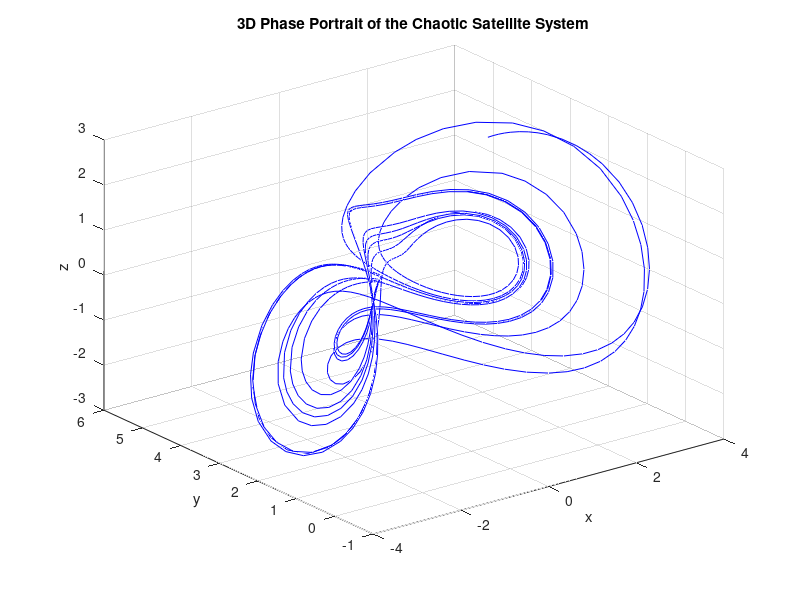
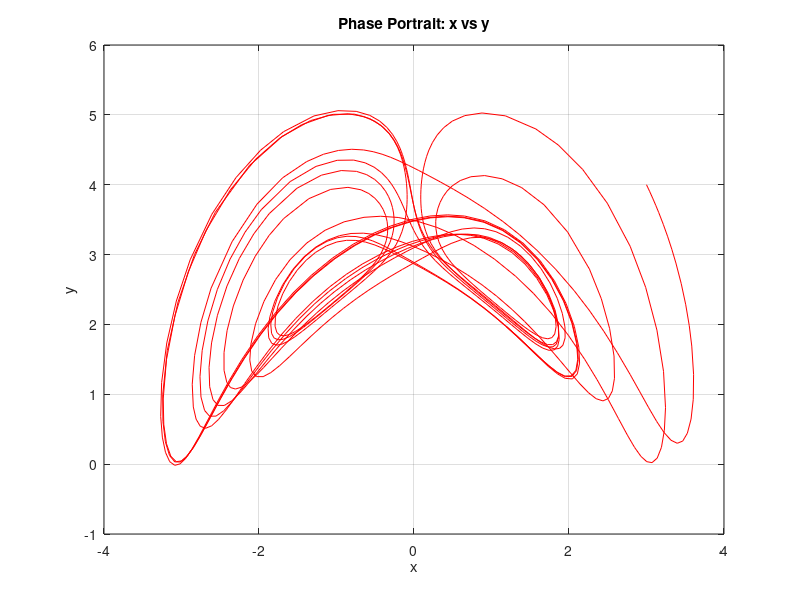
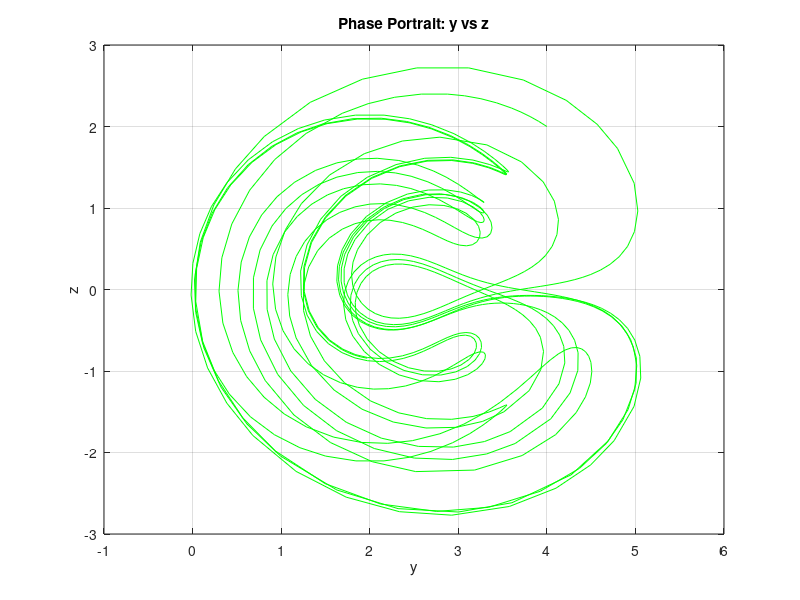
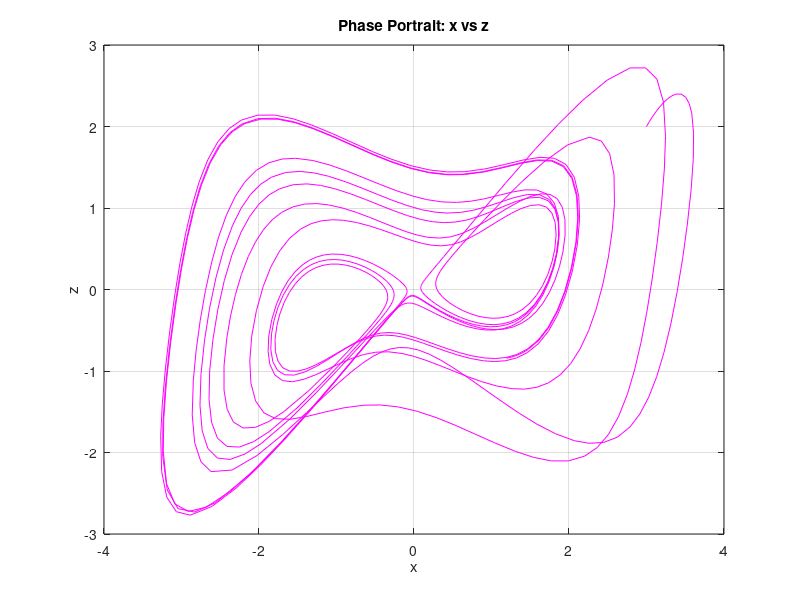

Source code (MATLAB) for these figures, in order:
% Parameters
a = 0.4;
b = 0.175;
c = 0.4;

% System of ODEs
f = @(t, X) [
    (1/3)*X(2)*X(3) - a*X(1) + (1/sqrt(6))*X(3);
    -X(1)*X(3) + b*X(2);
    X(1)*X(2) - sqrt(6)*X(1) - c*X(3)
];

% Initial condition
X0 = [3; 4; 2];

% Time span
tspan = [0 100];

% Solve ODE
[t, X] = ode45(f, tspan, X0);

% Plot 3D phase portrait
figure;
plot3(X(:,1), X(:,2), X(:,3), 'b');
xlabel('x');
ylabel('y');
zlabel('z');
title('3D Phase Portrait of the Chaotic Satellite System');
grid on;

% Plot 2D projections
figure;

plot(X(:,1), X(:,2), 'r');
xlabel('x'); ylabel('y');
title('Phase Portrait: x vs y');
grid on;

figure;
plot(X(:,2), X(:,3), 'g');
xlabel('y'); ylabel('z');
title('Phase Portrait: y vs z');
grid on;

figure;
plot(X(:,1), X(:,3), 'm');
xlabel('x'); ylabel('z');
title('Phase Portrait: x vs z');
grid on;